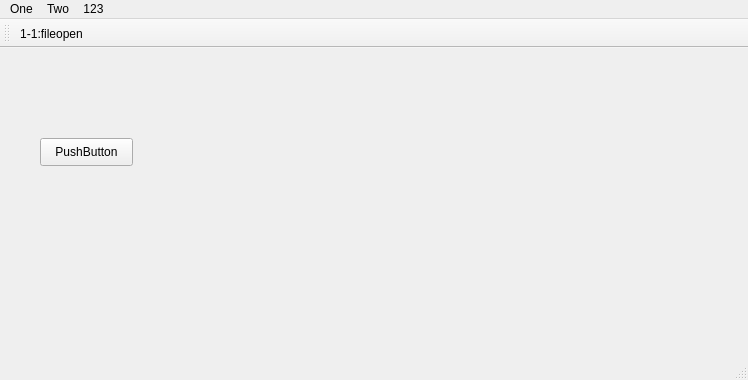
<?xml version="1.0" encoding="UTF-8"?>
<ui version="4.0">
 <class>MainWindow</class>
 <widget class="QMainWindow" name="MainWindow">
  <property name="geometry">
   <rect>
    <x>0</x>
    <y>0</y>
    <width>748</width>
    <height>380</height>
   </rect>
  </property>
  <property name="windowTitle">
   <string>MainWindow</string>
  </property>
  <widget class="QWidget" name="centralwidget">
   <widget class="QPushButton" name="pushButton">
    <property name="geometry">
     <rect>
      <x>40</x>
      <y>90</y>
      <width>93</width>
      <height>28</height>
     </rect>
    </property>
    <property name="text">
     <string>PushButton</string>
    </property>
   </widget>
  </widget>
  <widget class="QMenuBar" name="menubar">
   <property name="geometry">
    <rect>
     <x>0</x>
     <y>0</y>
     <width>748</width>
     <height>26</height>
    </rect>
   </property>
   <widget class="QMenu" name="menuOne">
    <property name="title">
     <string>One</string>
    </property>
    <widget class="QMenu" name="menu1_2">
     <property name="title">
      <string>1-2</string>
     </property>
     <addaction name="action1_2_1"/>
     <addaction name="action1_2_2"/>
    </widget>
    <addaction name="fileopen"/>
    <addaction name="menu1_2"/>
    <addaction name="test_info"/>
   </widget>
   <widget class="QMenu" name="menuTwo">
    <property name="title">
     <string>Two</string>
    </property>
    <addaction name="action2_1"/>
    <addaction name="action2_2"/>
    <addaction name="action2_3"/>
    <addaction name="actionTest"/>
   </widget>
   <widget class="QMenu" name="menuaddAction_tr_Help_this_SLOT_helpToolBarShow">
    <property name="title">
     <string>123</string>
    </property>
   </widget>
   <addaction name="menuOne"/>
   <addaction name="menuTwo"/>
   <addaction name="menuaddAction_tr_Help_this_SLOT_helpToolBarShow"/>
  </widget>
  <widget class="QStatusBar" name="statusbar"/>
  <widget class="QToolBar" name="toolBar">
   <property name="windowTitle">
    <string>toolBar</string>
   </property>
   <attribute name="toolBarArea">
    <enum>TopToolBarArea</enum>
   </attribute>
   <attribute name="toolBarBreak">
    <bool>false</bool>
   </attribute>
   <addaction name="fileopen"/>
  </widget>
  <action name="fileopen">
   <property name="icon">
    <iconset resource="qrc001.qrc">
     <normaloff>:/q/Warning.ico</normaloff>:/q/Warning.ico</iconset>
   </property>
   <property name="text">
    <string>1-1:fileopen</string>
   </property>
   <property name="shortcut">
    <string>Ctrl+F3</string>
   </property>
   <property name="msg000001" stdset="0">
    <string/>
   </property>
  </action>
  <action name="test_info">
   <property name="text">
    <string>1-3:test_info</string>
   </property>
  </action>
  <action name="action1_2_1">
   <property name="text">
    <string>1-2-1</string>
   </property>
  </action>
  <action name="action1_2_2">
   <property name="text">
    <string>1-2-2</string>
   </property>
  </action>
  <action name="action2_1">
   <property name="text">
    <string>2-1</string>
   </property>
  </action>
  <action name="action2_2">
   <property name="text">
    <string>2-2</string>
   </property>
  </action>
  <action name="action2_3">
   <property name="icon">
    <iconset>
     <normaloff>Warning.ico</normaloff>Warning.ico</iconset>
   </property>
   <property name="text">
    <string>2-3</string>
   </property>
  </action>
  <action name="actionTest">
   <property name="icon">
    <iconset>
     <normalon>Warning.ico</normalon>
    </iconset>
   </property>
   <property name="text">
    <string>Test</string>
   </property>
   <property name="toolTip">
    <string>This is a test</string>
   </property>
   <property name="shortcut">
    <string>F5</string>
   </property>
  </action>
 </widget>
 <resources>
  <include location="qrc001.qrc"/>
 </resources>
 <connections>
  <connection>
   <sender>pushButton</sender>
   <signal>clicked()</signal>
   <receiver>MainWindow</receiver>
   <slot>mymsg()</slot>
   <hints>
    <hint type="sourcelabel">
     <x>100</x>
     <y>166</y>
    </hint>
    <hint type="destinationlabel">
     <x>180</x>
     <y>177</y>
    </hint>
   </hints>
  </connection>
  <connection>
   <sender>test_info</sender>
   <signal>triggered()</signal>
   <receiver>MainWindow</receiver>
   <slot>test_info()</slot>
   <hints>
    <hint type="sourcelabel">
     <x>-1</x>
     <y>-1</y>
    </hint>
    <hint type="destinationlabel">
     <x>373</x>
     <y>189</y>
    </hint>
   </hints>
  </connection>
 </connections>
 <slots>
  <signal>_signal1()</signal>
  <signal>signal_test()</signal>
  <slot>mymsg()</slot>
  <slot>test_info()</slot>
 </slots>
</ui>
